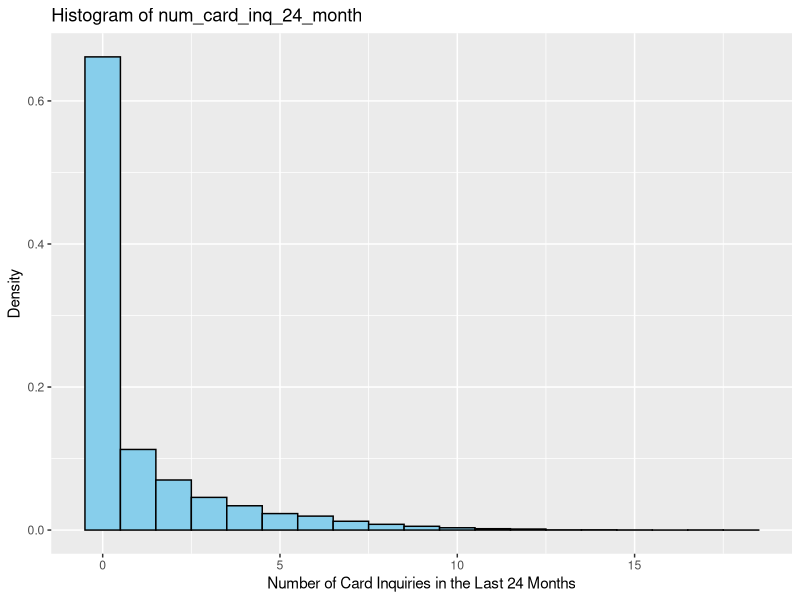
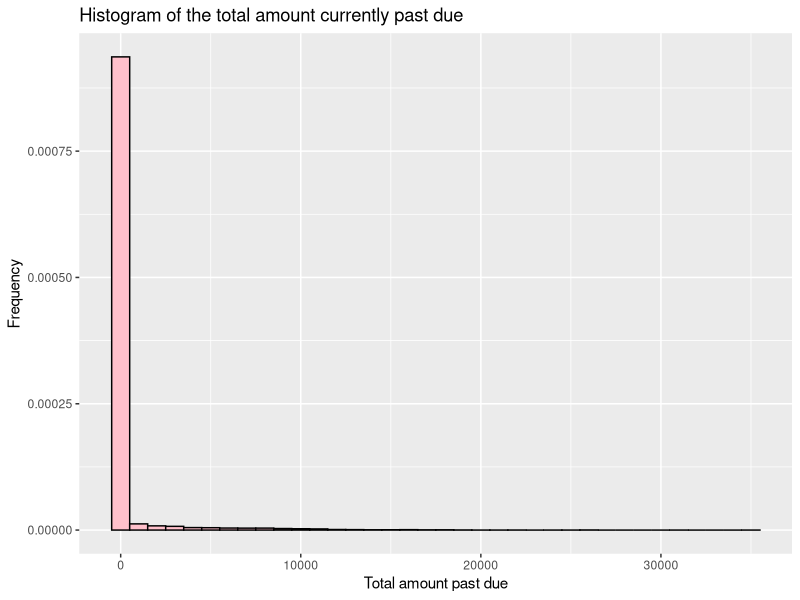
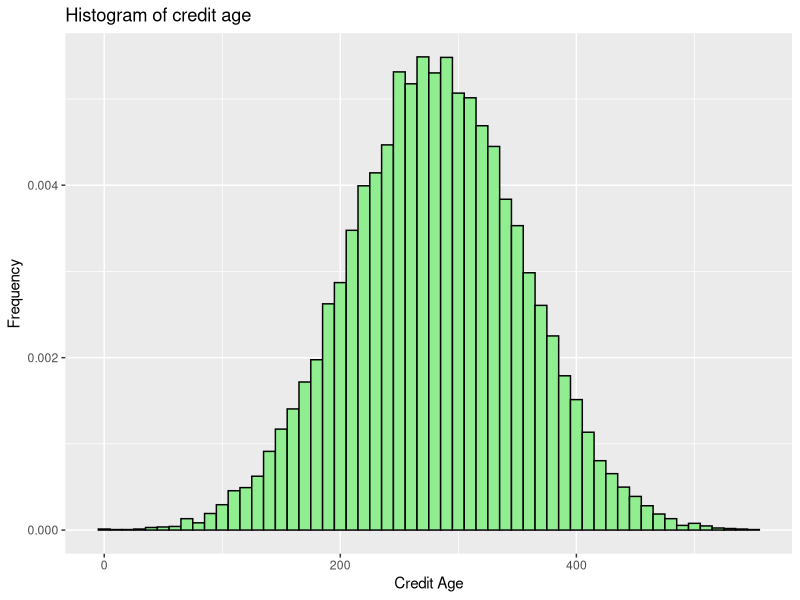
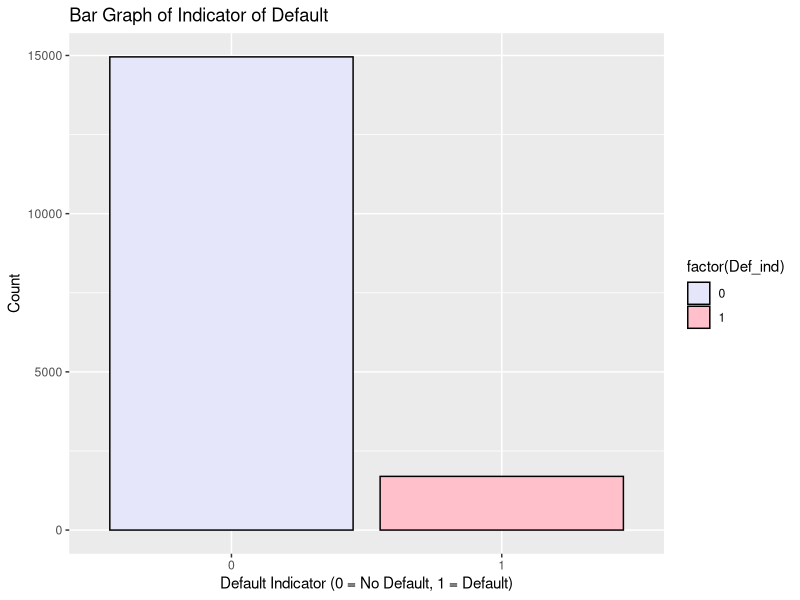
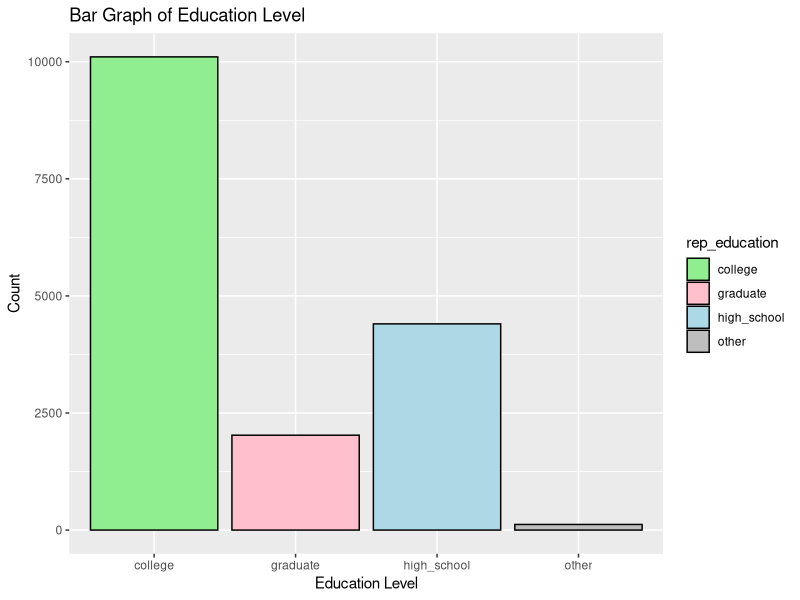
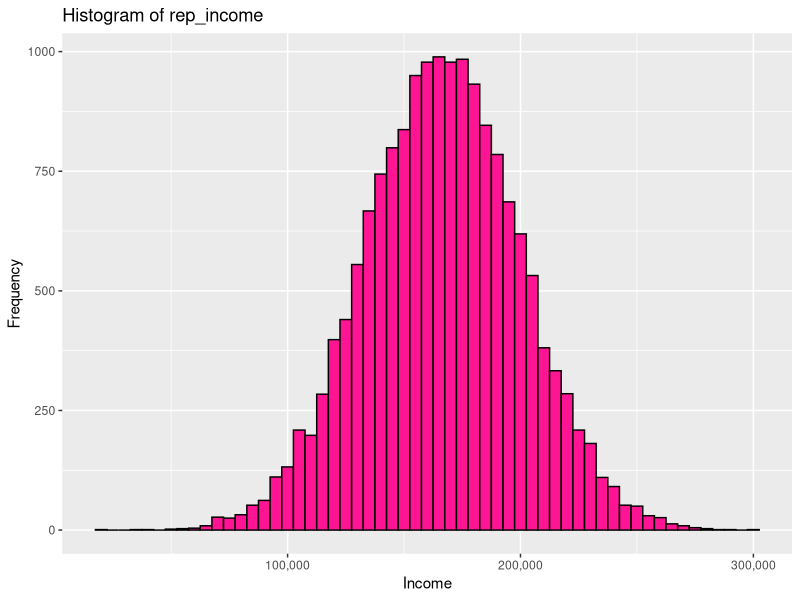
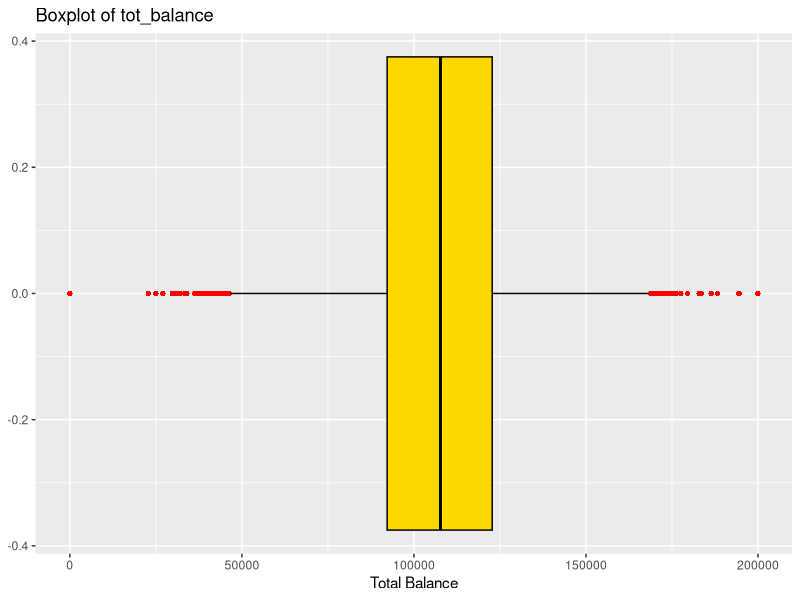

Recreate these plots in R, in order.
## ---- chunk 1
loans <- read.csv("loan_default_data_set.csv")
dim(loans)
## ---- chunk 2
column_names <- names(loans)
print(column_names)
## ---- chunk 3
colnames(loans)[colSums(is.na(loans)) > 0]
Missing <- colnames(loans)[colSums(is.na(loans)) > 0]
percent_missing <- (colSums(is.na(loans[, Missing])) / nrow(loans)) * 100
percent_missing
## ---- chunk 4
remove_missing <- na.omit(loans)
dim(remove_missing)
## ---- chunk 5
library(dplyr)
summaryStats <- summary(remove_missing)
print(summaryStats)
## ---- chunk 6
library(ggplot2)
ggplot(data = remove_missing, aes(x = num_card_inq_24_month)) +
  geom_histogram(binwidth = 1, fill = "skyblue", color = "black", aes(y = after_stat(density))) +
  ggtitle("Histogram of num_card_inq_24_month") +
  xlab("Number of Card Inquiries in the Last 24 Months") +
  ylab("Density")

ggplot(data = remove_missing, aes(x = tot_amount_currently_past_due)) +
  geom_histogram(binwidth = 1000, fill = "pink", color = "black", aes(y = after_stat(density))) +
  ggtitle("Histogram of the total amount currently past due") +
  xlab("Total amount past due") + ylab("Frequency")

ggplot(data = remove_missing, aes(x = credit_age)) +
  geom_histogram(binwidth = 10, fill = "lightgreen", color = "black", aes(y = after_stat(density))) +
  ggtitle("Histogram of credit age") +
  xlab("Credit Age") + ylab("Frequency")
## ---- chunk 7
library(ggplot2)

ggplot(data = remove_missing, aes(x = factor(Def_ind), fill = factor(Def_ind))) +
  geom_bar(color = "black",  linewidth=0.5) +
  scale_fill_manual(values = c("lavender", "pink")) + 
  ggtitle("Bar Graph of Indicator of Default") +
  xlab("Default Indicator (0 = No Default, 1 = Default)") +
  ylab("Count")
## ---- chunk 8
library(ggplot2)

ggplot(data = remove_missing, aes(x = rep_education, fill = rep_education)) +
  geom_bar(color = "black",  linewidth=0.5) +
  scale_fill_manual(values = c("lightgreen", "pink", "lightblue", "gray")) +
  ggtitle("Bar Graph of Education Level") +
  xlab("Education Level") +
  ylab("Count")

## ---- chunk 9
library(ggplot2)

ggplot(data = remove_missing, aes(x = rep_income, fill = factor(rep_income))) +
  geom_histogram(color = "black", fill = "deeppink", binwidth = 5000) +
  ggtitle("Histogram of rep_income") +
  xlab("Income") +
  ylab("Frequency") +
  scale_x_continuous(labels = scales::comma_format())
## ---- chunk 10
library(ggplot2)


ggplot(data = loans, aes(x = tot_balance)) +
  geom_boxplot(color = "black", fill = "gold", outlier.colour = "red", outlier.shape = 16) +
  ggtitle("Boxplot of tot_balance") +
  xlab("Total Balance")
#Actual 5 number theory for check 
summary(remove_missing$tot_balance)
